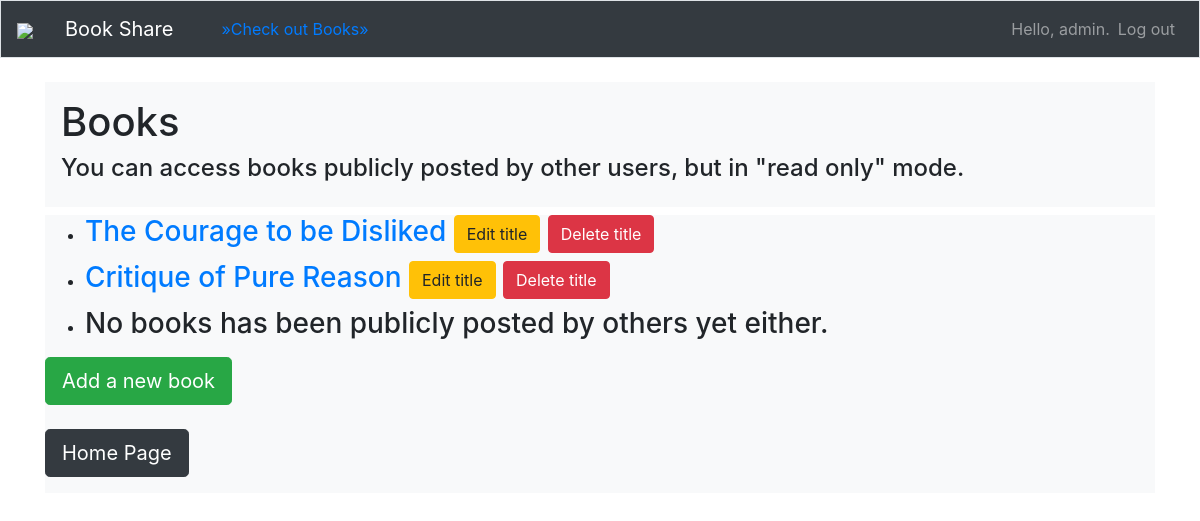
Before: /titles/ (signed in) with the older database file.
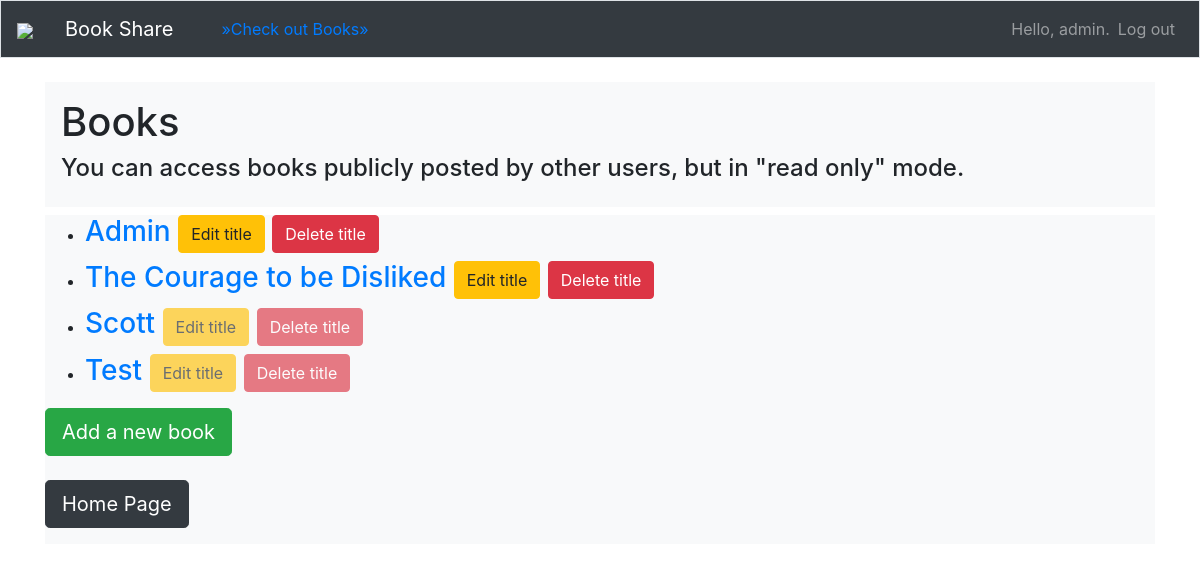
After: the same page with the newer database file.
### content/models.py (models this page shows)
class Title(models.Model):
    text = models.CharField(max_length=200)
    date_added = models.DateTimeField(auto_now_add=True)
    owner = models.ForeignKey(User, on_delete=models.CASCADE)
    public = models.BooleanField(default=False)
    def __str__(self):
        return self.text

### content/views.py (the view)
# urls.py: path('titles/',views.titles, name='titles'),
@login_required
def titles(request):
    public_display_titles = []
    private_titles = Title.objects.filter(owner=request.user).order_by('date_added')
    public_titles = Title.objects.filter(public=True).order_by('date_added')
    for title in public_titles:
        if title not in private_titles:
            public_display_titles.append(title)
    context = {'public_display_titles':public_display_titles,'private_titles':private_titles}
    return render(request,'content/titles.html',context)

### content/templates/content/titles.html
{% extends 'content/base.html' %}
{% block page_header %}
    <h1>Books</h1><h4>You can access books publicly posted by other users, but in "read only" mode.</h4>
{% endblock page_header %}
{% block content %}
    <ul>
        {% for title in private_titles %}
            <li><h3>
                <a href="{% url 'content:book' title.id %}">{{ title }}
                    <small><a class="btn btn-warning" href="{% url 'content:edit_title' title.id %}"
                              role="button">Edit title</a></small>
                    <small><a class="btn btn-danger" href="{% url 'content:delete_title' title.id %}"
                              role="button">Delete title</a></small>
                </a>
            </h3></li>
        {% empty %}
            <li><h3>You have not added any books yet, but check out publicly posted books by others.</h3></li>
        {% endfor %}
        {% for title in public_display_titles %}
            <li><h3>
                <a href="{% url 'content:book' title.id %}">{{ title }}
                    <small><a class="btn btn-warning disabled" href="{% url 'content:edit_title' title.id %}"
                              role="button">Edit title</a></small>
                    <small><a class="btn btn-danger disabled" href="{% url 'content:delete_title' title.id %}"
                              role="button">Delete title</a></small>
                </a>
            </h3></li>
        {% empty %}
            <li><h3>No books has been publicly posted by others yet either.</h3></li>
        {% endfor %}
    </ul>
    <a class="btn btn-lg btn-success" href="{% url 'content:new_book' %}" role="button">Add a new book</a>
    <br><br><a class="btn btn-lg btn-dark" href="{% url 'content:index' %}" role="button">Home Page</a>
{% endblock content %}

Changed rows visible on the page:
removed Title: text "Critique of Pure Reason", shown under "You can access books publicly posted by other users, but in \"read only\" mode."
added Title: text "Admin", shown under "You can access books publicly posted by other users, but in \"read only\" mode."
added Title: text "Scott"
added Title: text "Test"
Other visible differences:
text no longer shown: "No books has been publicly posted by others yet either."
